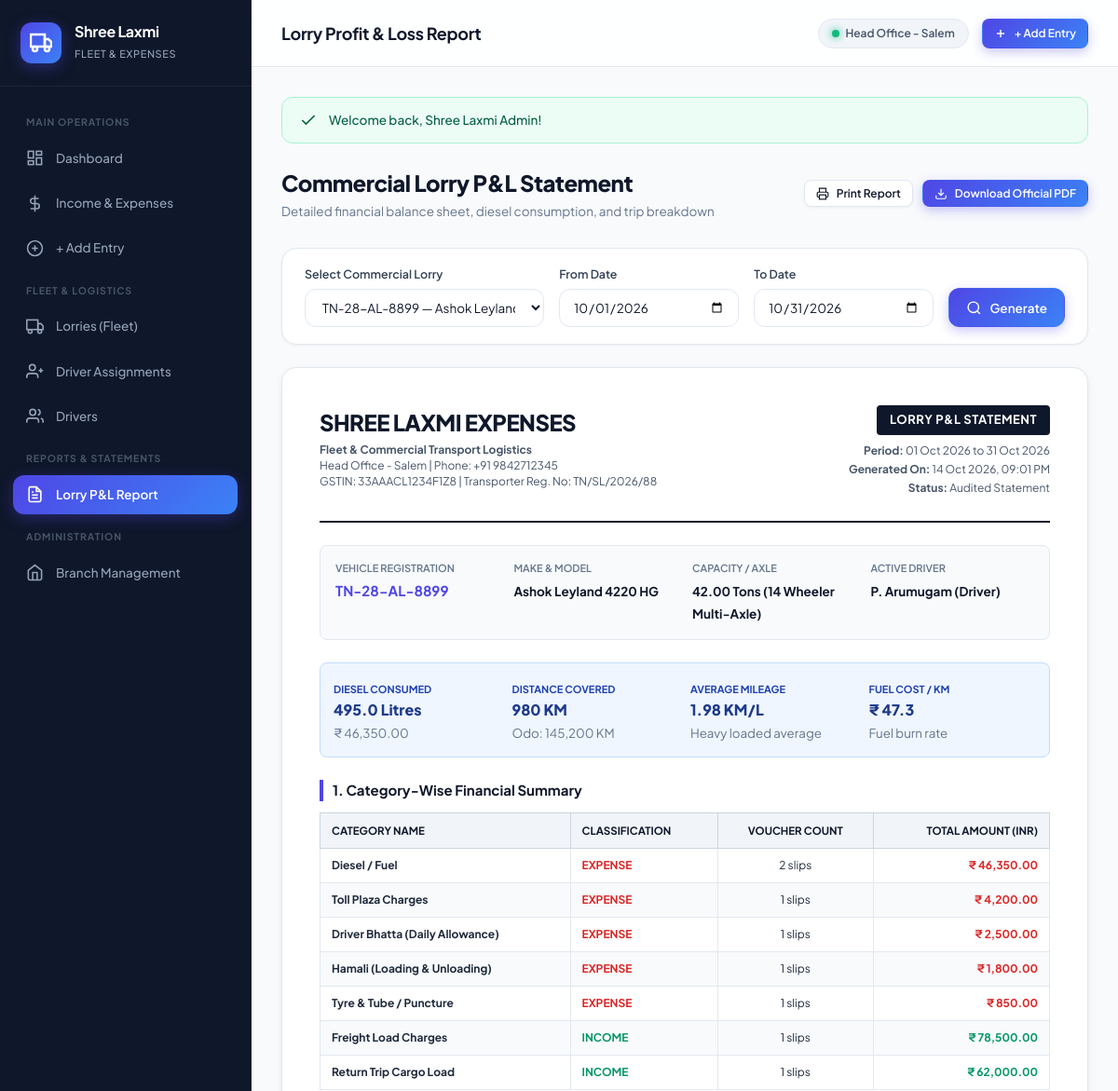
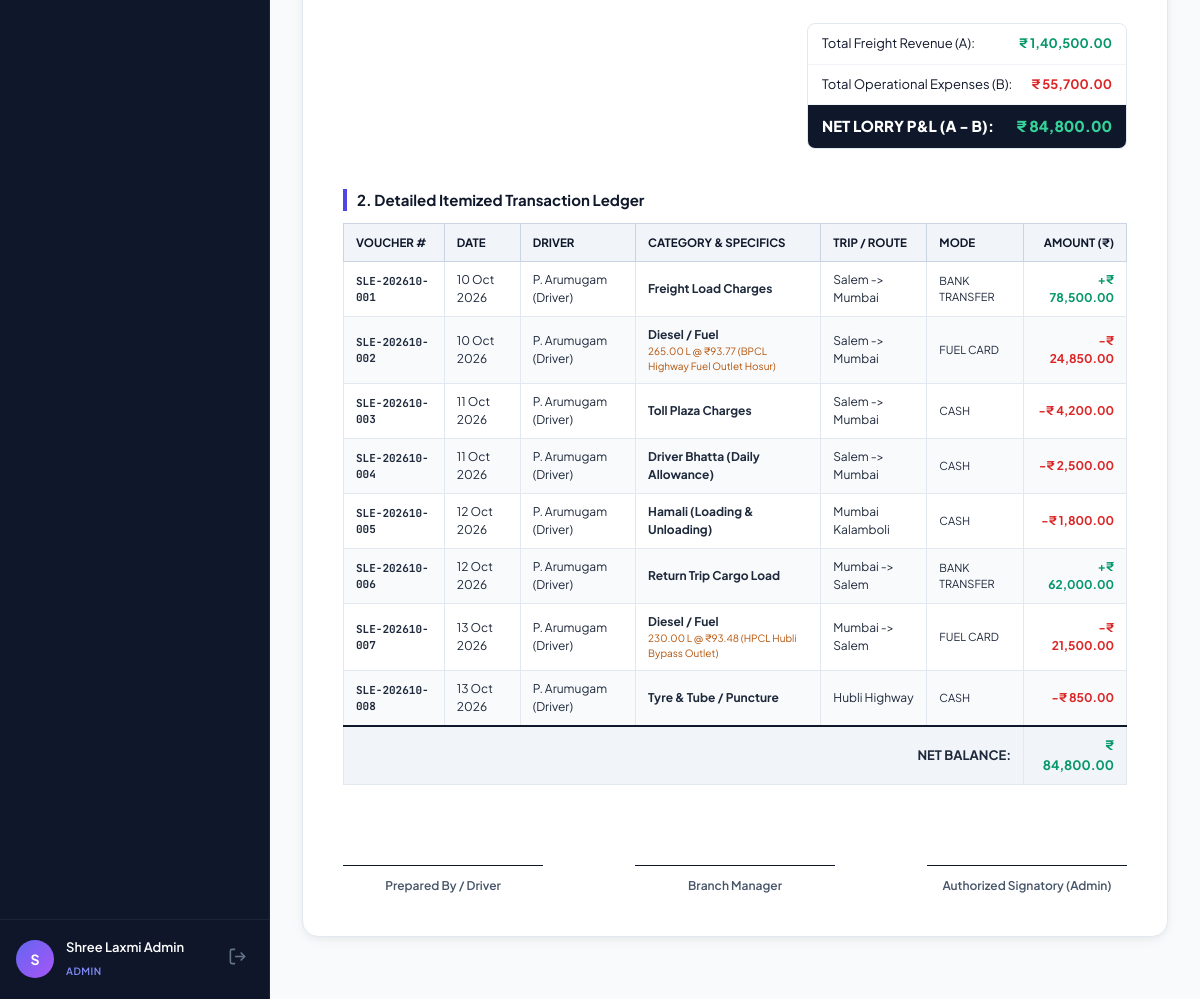
Page /lorry-report.php (signed in) on the committed database (2 pictures, top to bottom).
### tables this page shows
CREATE TABLE IF NOT EXISTS `lorries` (
    `id` INT AUTO_INCREMENT PRIMARY KEY,
    `branch_id` INT NOT NULL,
    `lorry_number` VARCHAR(25) NOT NULL UNIQUE,  
    `model_name` VARCHAR(100) NOT NULL,          
    `lorry_type` VARCHAR(50) NOT NULL,           
    `capacity_tonnage` DECIMAL(6, 2) DEFAULT 0.00,
    `fuel_type` VARCHAR(20) DEFAULT 'Diesel',
    `current_odometer` INT DEFAULT 0,
    `static_driver_id` INT NULL,                 
    `status` ENUM('active', 'maintenance', 'idle') DEFAULT 'active',
    `insurance_expiry` DATE NULL,
    `fitness_expiry` DATE NULL,
    `notes` TEXT NULL,
    `created_at` TIMESTAMP DEFAULT CURRENT_TIMESTAMP,
    `updated_at` TIMESTAMP DEFAULT CURRENT_TIMESTAMP ON UPDATE CURRENT_TIMESTAMP,
    FOREIGN KEY (`branch_id`) REFERENCES `branches`(`id`) ON DELETE CASCADE,
    FOREIGN KEY (`static_driver_id`) REFERENCES `users`(`id`) ON DELETE SET NULL
);

CREATE TABLE IF NOT EXISTS `branches` (
    `id` INT AUTO_INCREMENT PRIMARY KEY,
    `branch_code` VARCHAR(20) NOT NULL UNIQUE,
    `branch_name` VARCHAR(100) NOT NULL,
    `city` VARCHAR(50) NOT NULL,
    `state` VARCHAR(50) DEFAULT 'Tamil Nadu',
    `contact_person` VARCHAR(100),
    `phone` VARCHAR(20) NOT NULL,
    `email` VARCHAR(100),
    `address` TEXT,
    `status` ENUM('active', 'inactive') DEFAULT 'active',
    `created_at` TIMESTAMP DEFAULT CURRENT_TIMESTAMP,
    `updated_at` TIMESTAMP DEFAULT CURRENT_TIMESTAMP ON UPDATE CURRENT_TIMESTAMP
);

CREATE TABLE IF NOT EXISTS `users` (
    `id` INT AUTO_INCREMENT PRIMARY KEY,
    `branch_id` INT NULL,
    `name` VARCHAR(100) NOT NULL,
    `username` VARCHAR(50) NOT NULL UNIQUE,
    `email` VARCHAR(100),
    `phone` VARCHAR(20) NOT NULL,
    `password` VARCHAR(255) NOT NULL,
    `role` ENUM('admin', 'branch_manager', 'driver', 'operator') NOT NULL DEFAULT 'driver',
    `license_number` VARCHAR(50) NULL,
    `license_expiry` DATE NULL,
    `status` ENUM('active', 'inactive') DEFAULT 'active',
    `avatar` VARCHAR(255) NULL,
    `created_at` TIMESTAMP DEFAULT CURRENT_TIMESTAMP,
    `updated_at` TIMESTAMP DEFAULT CURRENT_TIMESTAMP ON UPDATE CURRENT_TIMESTAMP,
    FOREIGN KEY (`branch_id`) REFERENCES `branches`(`id`) ON DELETE SET NULL
);

CREATE TABLE IF NOT EXISTS `transactions` (
    `id` INT AUTO_INCREMENT PRIMARY KEY,
    `voucher_no` VARCHAR(30) NOT NULL UNIQUE,    
    `transaction_date` DATE NOT NULL,
    `type` ENUM('income', 'expense') NOT NULL,
    `lorry_id` INT NOT NULL,
    `driver_id` INT NOT NULL,
    `branch_id` INT NOT NULL,
    `category_id` INT NOT NULL,
    `amount` DECIMAL(12, 2) NOT NULL DEFAULT 0.00,
    `payment_mode` ENUM('cash', 'bank_transfer', 'upi', 'fuel_card', 'cheque') DEFAULT 'cash',
     
    `fuel_liters` DECIMAL(8, 2) NULL,
    `fuel_rate` DECIMAL(8, 2) NULL,
    `odometer_reading` INT NULL,
     
    `trip_route` VARCHAR(255) NULL,
    `bill_invoice_no` VARCHAR(100) NULL,
    `vendor_party_name` VARCHAR(150) NULL,
    `receipt_image` VARCHAR(255) NULL,
    `description` TEXT NULL,
    `created_by` INT NOT NULL,
    `created_at` TIMESTAMP DEFAULT CURRENT_TIMESTAMP,
    `updated_at` TIMESTAMP DEFAULT CURRENT_TIMESTAMP ON UPDATE CURRENT_TIMESTAMP,
    FOREIGN KEY (`lorry_id`) REFERENCES `lorries`(`id`) ON DELETE CASCADE,
    FOREIGN KEY (`driver_id`) REFERENCES `users`(`id`) ON DELETE CASCADE,
    FOREIGN KEY (`branch_id`) REFERENCES `branches`(`id`) ON DELETE CASCADE,
    FOREIGN KEY (`category_id`) REFERENCES `categories`(`id`) ON DELETE RESTRICT,
    FOREIGN KEY (`created_by`) REFERENCES `users`(`id`) ON DELETE RESTRICT
);

CREATE TABLE IF NOT EXISTS `categories` (
    `id` INT AUTO_INCREMENT PRIMARY KEY,
    `type` ENUM('income', 'expense') NOT NULL,
    `name` VARCHAR(100) NOT NULL,
    `icon` VARCHAR(50) DEFAULT 'credit-card',
    `color` VARCHAR(20) DEFAULT '#4f46e5',
    `is_system` TINYINT(1) DEFAULT 1,
    `status` ENUM('active', 'inactive') DEFAULT 'active',
    `created_at` TIMESTAMP DEFAULT CURRENT_TIMESTAMP
);

### lorry-report.php (the view, shortened to what the rows shown need)
<?php
require_once __DIR__ . '/includes/header.php';
$lorry_id = isset($_GET['lorry_id']) && $_GET['lorry_id'] !== '' ? (int)$_GET['lorry_id'] : null;
$start_date = $_GET['start_date'] ?? date('Y-m-01');
$end_date = $_GET['end_date'] ?? date('Y-m-t');
$lorries = get_all_lorries($pdo);
if (!$lorry_id && !empty($lorries)) {
    $lorry_id = $lorries[0]['id'];
}
$stmt_l = $pdo->prepare("SELECT l.*, b.branch_name, b.city, b.phone as branch_phone,
                                su.name as static_driver_name, su.phone as static_driver_phone,
                                da.driver_id as dynamic_driver_id, du.name as dynamic_driver_name,
                                da.trip_route as dynamic_trip_route
                         FROM lorries l
                         LEFT JOIN branches b ON l.branch_id = b.id
                         LEFT JOIN users su ON l.static_driver_id = su.id
                         LEFT JOIN driver_assignments da ON (da.lorry_id = l.id AND da.status = 'active' AND da.assignment_type = 'dynamic')
                         LEFT JOIN users du ON da.driver_id = du.id
                         WHERE l.id = ?");
$stmt_l->execute([$lorry_id]);
$lorry = $stmt_l->fetch();
$where = "WHERE lorry_id = ? AND transaction_date BETWEEN ? AND ?";
$params = [$lorry_id, $start_date, $end_date];
$stmt_dsl = $pdo->prepare("SELECT COALESCE(SUM(fuel_liters), 0) as total_liters,
                                  COALESCE(SUM(amount), 0) as total_diesel_cost,
                                  MIN(odometer_reading) as min_odo,
                                  MAX(odometer_reading) as max_odo
                           FROM transactions t
                           JOIN categories c ON t.category_id = c.id
                           $where AND (c.name LIKE '%Diesel%' OR c.name LIKE '%Fuel%')");
$stmt_dsl->execute($params);
$diesel_info = $stmt_dsl->fetch();
$min_odo = (int)$diesel_info['min_odo'];
$max_odo = (int)$diesel_info['max_odo'];
$km_run = ($max_odo > $min_odo && $min_odo > 0) ? ($max_odo - $min_odo) : 0;
$stmt_items = $pdo->prepare("SELECT t.*, u.name as driver_name, c.name as category_name
                             FROM transactions t
                             JOIN users u ON t.driver_id = u.id
                             JOIN categories c ON t.category_id = c.id
                             $where
                             ORDER BY t.transaction_date ASC, t.id ASC");
$stmt_items->execute($params);
$itemized_txns = $stmt_items->fetchAll();
?>
<div class="page-header no-print">
    <div>
        <h1 class="page-title">Commercial Lorry P&L Statement</h1>
    </div>
</div>
<div class="print-document" id="printableLorryStatement">
    <div class="print-header">
        <div class="print-brand">
            <h1>SHREE LAXMI EXPENSES</h1>
            <p><strong>Fleet & Commercial Transport Logistics</strong></p>
            <p><?= clean($lorry['branch_name'] ?? 'Head Office') ?> | Phone: +91 <?= clean($lorry['branch_phone'] ?? '9842712345') ?></p>
            <p>GSTIN: 33AAACL1234F1Z8 | Transporter Reg. No: TN/SL/2026/88</p>
        </div>
    </div>
    <div class="print-info-grid">
        <div class="print-info-item">
            <label>Vehicle Registration</label>
            <span style="font-size:15px; color:#4f46e5;"><?= clean($lorry['lorry_number']) ?></span>
        </div>
        <div class="print-info-item">
            <label>Make & Model</label>
            <span><?= clean($lorry['model_name']) ?></span>
        </div>
        <div class="print-info-item">
            <label>Capacity / Axle</label>
            <span><?= $lorry['capacity_tonnage'] ?> Tons (<?= clean($lorry['lorry_type']) ?>)</span>
        </div>
        <div class="print-info-item">
            <label>Active Driver</label>
            <span>
                <?php if (!empty($lorry['dynamic_driver_name'])): ?>
                    <?= clean($lorry['dynamic_driver_name']) ?> <small>(Dynamic)</small>
                <?php else: ?>
                    <?= clean($lorry['static_driver_name'] ?? 'Static Driver') ?>
                <?php endif; ?>
            </span>
        </div>
    </div>
    <div style="display:grid; grid-template-columns: repeat(4, 1fr); gap:12px; margin-bottom:24px; background:#eff6ff; border:1px solid #bfdbfe; border-radius:8px; padding:14px;">
        <div>
            <small style="color:#1e40af; font-size:11px; font-weight:700; text-transform:uppercase;">Distance Covered</small>
            <div style="font-size:16px; font-weight:800; color:#1e3a8a;"><?= $km_run > 0 ? number_format($km_run) . ' KM' : 'Trip in Prog.' ?></div>
            <small style="color:#64748b;">Odo: <?= number_format($lorry['current_odometer']) ?> KM</small>
        </div>
    </div>
    <table class="print-table">
        <thead>
            <tr>
                <th>Category Name</th>
                <th>Classification</th>
                <th style="text-align:center;">Voucher Count</th>
                <th class="text-right">Total Amount (INR)</th>
            </tr>
        </thead>
    </table>
    <table class="print-table">
        <thead>
            <tr>
                <th>Voucher #</th>
                <th>Date</th>
                <th>Driver</th>
                <th>Category & Specifics</th>
                <th>Trip / Route</th>
                <th>Mode</th>
                <th class="text-right">Amount (₹)</th>
            </tr>
        </thead>
        <tbody>
            <?php if (empty($itemized_txns)): ?>
                <tr>
                    <td colspan="7" style="text-align:center; padding:14px; color:#94a3b8;">No entries found.</td>
                </tr>
            <?php else: ?>
                <?php foreach ($itemized_txns as $it): ?>
                    <tr>
                        <td style="font-weight:700; font-family:'JetBrains Mono', monospace; font-size:11px;"><?= clean($it['voucher_no']) ?></td>
                        <td><?= format_date($it['transaction_date']) ?></td>
                        <td><?= clean($it['driver_name']) ?></td>
                        <td>
                            <strong><?= clean($it['category_name']) ?></strong>
                            <?php if (!empty($it['fuel_liters'])): ?>
                                <small style="display:block; color:#b45309;"><?= $it['fuel_liters'] ?> L @ ₹<?= $it['fuel_rate'] ?> (<?= clean($it['vendor_party_name'] ?? 'Bunk') ?>)</small>
                            <?php endif; ?>
                        </td>
                        <td><?= clean($it['trip_route'] ?? '-') ?></td>
                        <td style="text-transform:uppercase; font-size:11px;"><?= str_replace('_', ' ', $it['payment_mode']) ?></td>
                        <td class="text-right" style="font-weight:700; color:<?= $it['type'] === 'income' ? '#059669' : '#dc2626' ?>;">
                            <?= $it['type'] === 'income' ? '+' : '-' ?><?= format_money($it['amount']) ?>
                        </td>
                    </tr>
                <?php endforeach; ?>
            <?php endif; ?>
        </tbody>
    </table>
</div>
<?php require_once __DIR__ . '/includes/footer.php'; ?>

### rows in the picture
lorries: branch.branch_name "Head Office - Salem", branch.phone "9842712345", lorry_number "TN-28-AL-8899", model_name "Ashok Leyland 4220 HG", capacity_tonnage "42.00", lorry_type "14 Wheeler Multi-Axle", static_driver.name "P. Arumugam (Driver)", current_odometer "145,200"
transactions: voucher_no "SLE-202610-001", transaction_date "10 Oct 2026", driver.name "P. Arumugam (Driver)", category.name "Freight Load Charges", trip_route "Salem -> Mumbai", payment_mode "BANK TRANSFER", amount "₹ 78,500.00"
transactions: voucher_no "SLE-202610-002", transaction_date "10 Oct 2026", driver.name "P. Arumugam (Driver)", category.name "Diesel / Fuel", fuel_liters "265.00", fuel_rate "93.77", vendor_party_name "BPCL Highway Fuel Outlet Hosur", trip_route "Salem -> Mumbai", payment_mode "FUEL CARD", amount "₹ 24,850.00"
transactions: voucher_no "SLE-202610-003", transaction_date "11 Oct 2026", driver.name "P. Arumugam (Driver)", category.name "Toll Plaza Charges", trip_route "Salem -> Mumbai", payment_mode "CASH", amount "₹ 4,200.00"
transactions: voucher_no "SLE-202610-004", transaction_date "11 Oct 2026", driver.name "P. Arumugam (Driver)", category.name "Driver Bhatta (Daily Allowance)", trip_route "Salem -> Mumbai", payment_mode "CASH", amount "₹ 2,500.00"
transactions: voucher_no "SLE-202610-005", transaction_date "12 Oct 2026", driver.name "P. Arumugam (Driver)", category.name "Hamali (Loading & Unloading)", trip_route "Mumbai Kalamboli", payment_mode "CASH", amount "₹ 1,800.00"
transactions: voucher_no "SLE-202610-006", transaction_date "12 Oct 2026", driver.name "P. Arumugam (Driver)", category.name "Return Trip Cargo Load", trip_route "Mumbai -> Salem", payment_mode "BANK TRANSFER", amount "₹ 62,000.00"
transactions: voucher_no "SLE-202610-007", transaction_date "13 Oct 2026", driver.name "P. Arumugam (Driver)", category.name "Diesel / Fuel", fuel_liters "230.00", fuel_rate "93.48", vendor_party_name "HPCL Hubli Bypass Outlet", trip_route "Mumbai -> Salem", payment_mode "FUEL CARD", amount "₹ 21,500.00"
transactions: voucher_no "SLE-202610-008", transaction_date "13 Oct 2026", driver.name "P. Arumugam (Driver)", category.name "Tyre & Tube / Puncture", trip_route "Hubli Highway", payment_mode "CASH", amount "₹ 850.00"

### other values in the picture
substr($user['name'] ?? 'U', 0, 1) "S"
$user['name'] "Shree Laxmi Admin"
$user['role'] "ADMIN"
$page_title "Lorry Profit & Loss Report"
$user['branch_name'] "Head Office - Salem"
$flash['message'] "Welcome back, Shree Laxmi Admin!"
$total_liters "495.0"
format_money($total_diesel_cost) "₹ 46,350.00"
$km_run "980"
$mileage "1.98"
$total_diesel_cost / $km_run "47.3"
$cb['name'] "Diesel / Fuel"
$cb['type'] "EXPENSE"
$cb['item_count'] "2"
format_money($cb['cat_total']) "₹ 46,350.00"
